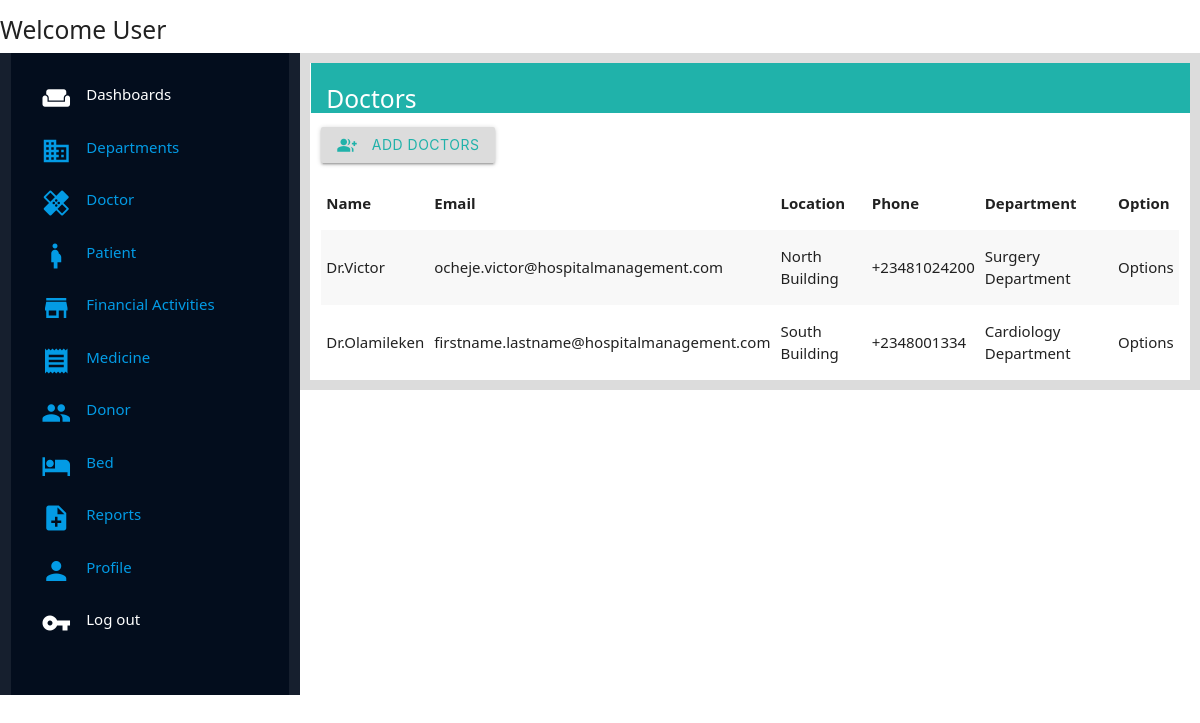
Screenshot of /management/doctors/ with the database file from the repository.
### management/models.py (models this page shows, shortened)
class Doctor(models.Model):
    Doctor_firstname = models.CharField(max_length=250, null=True,blank=True)
    Doctor_lastname = models.CharField(max_length=250, null=True,blank=True)
    Doctor_gender = models.CharField(max_length=25, choices=GENDER, default="UNDECIDED")
    Doctor_department = models.ForeignKey(Department,on_delete=models.CASCADE, related_name="doctor_department")
    Doctor_specialization = models.CharField(max_length=250, null=True, blank=True)
    Doctor_phone_number = models.CharField(max_length=250, null=True, blank=True)
    Doctor_email_address = models.EmailField(default="firstname.lastname@hospitalmanagement.com", null=True, blank=True)
    Doctor_location = models.CharField(max_length=250,null=True, blank=True)

class Department(models.Model):
    Department_name = models.CharField(max_length=250, unique=True, blank=True, null=True)
    Department_details = models.TextField(max_length=1000, null=True, blank=True)
    def __str__(self):
        return self.Department_name + " Department"

### management/views.py (the view)
# urls.py: path('doctors/',views.doctors_page, name="doctors_page"),
def doctors_page(request):
    doctors = Doctor.objects.all()
    context = {
        'doctors':doctors
    }
    return render(request,'management/Pages/doctors_page.html',context)

### management/templates/management/Pages/doctors_page.html
{% extends 'management/index.html' %}
{% load static %}
{% block content %}
<div class="wrapper">
    <div class="title-holder">
        <h5 class="title">Doctors</h5>
    </div>
    <div class="body-wrapper">
        <button class="btn add-btn"><i class="small material-icons left">group_add</i> Add Doctors</button>
    </div>
    <div class="display-list">
        <table class="striped">
        <thead>
          <tr>
              <th>Name</th>
              <th>Email</th>
              <th>Location</th>
              <th>Phone</th>
              <th>Department</th>
              <th>Option</th>
          </tr>
        </thead>
        <tbody>
          {% for doctor in doctors %}
          <tr>
            <td>Dr.{{doctor.Doctor_lastname}}</td>
            <td>{{doctor.Doctor_email_address}}</td>
            <td>{{doctor.Doctor_location}}</td>
            <td>{{doctor.Doctor_phone_number}}</td>
            <td>{{doctor.Doctor_department}}</td>
            <td>Options</td>
          </tr>
          {% endfor %}
        </tbody>
      </table>
    </div>
</div>
{% endblock content %}

### management/static/management/css/style.css (style rules this page uses)
* { margin: 0; padding: 0; font-family:'Segoe UI', Tahoma, Geneva, Verdana, sans-serif; }
.title-holder { background-color: lightseagreen; height: 50px; color: white; margin-left: -10px; margin-right: -11px; padding-bottom: 10px; padding-top: 5px; padding-left: 1em; }
.add-btn { margin-top: 1em; margin-bottom: 1em; background-color: gainsboro; color: lightseagreen; }

### rows the page displays
Doctor: Doctor_lastname "Victor", Doctor_email_address "ocheje.victor@hospitalmanagement.com", Doctor_location "North Building", Doctor_phone_number "+23481024200", Doctor_department "Surgery Department"
Doctor: Doctor_lastname "Olamileken", Doctor_email_address "firstname.lastname@hospitalmanagement.com", Doctor_location "South Building", Doctor_phone_number "+2348001334", Doctor_department "Cardiology Department"
